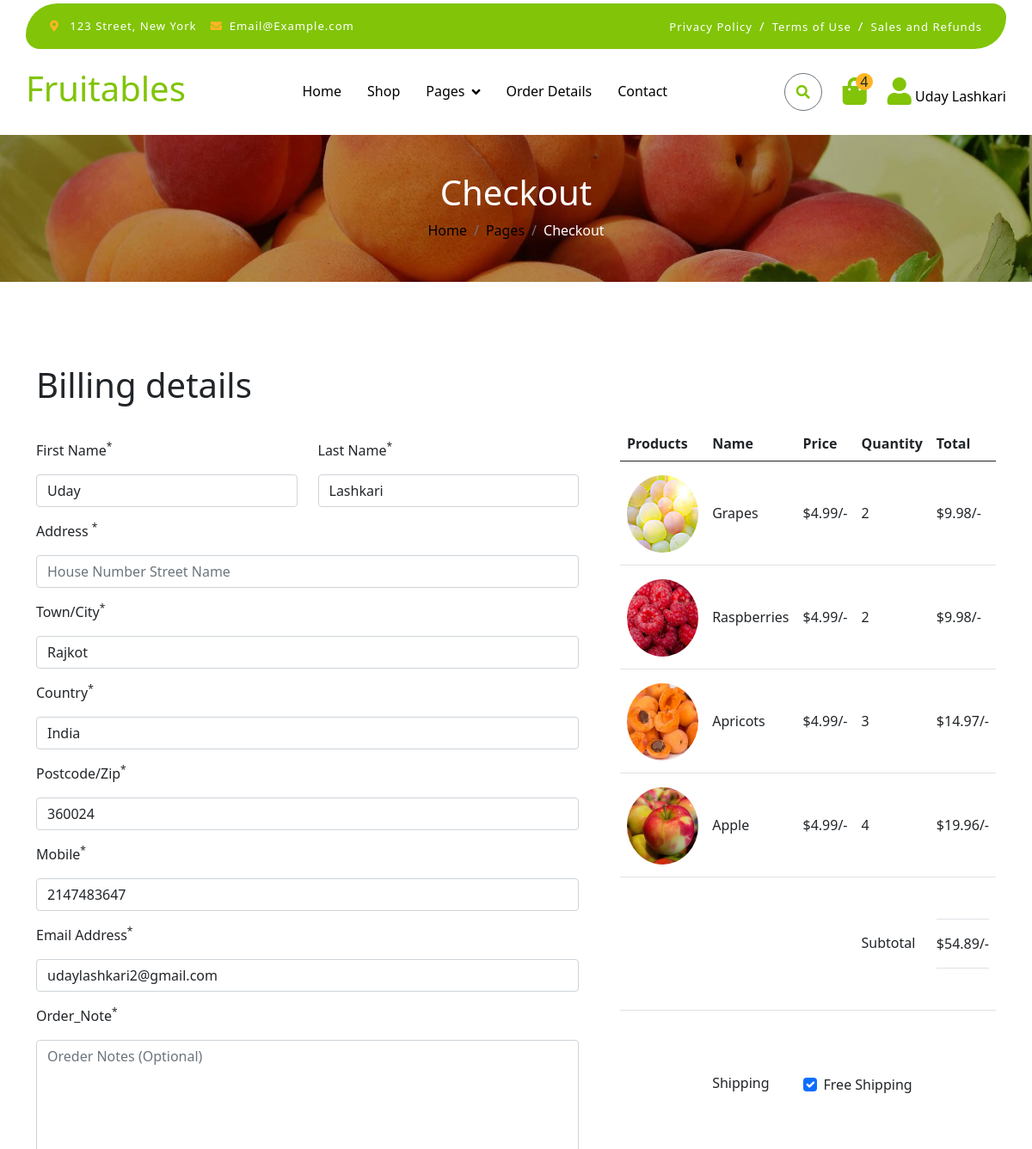
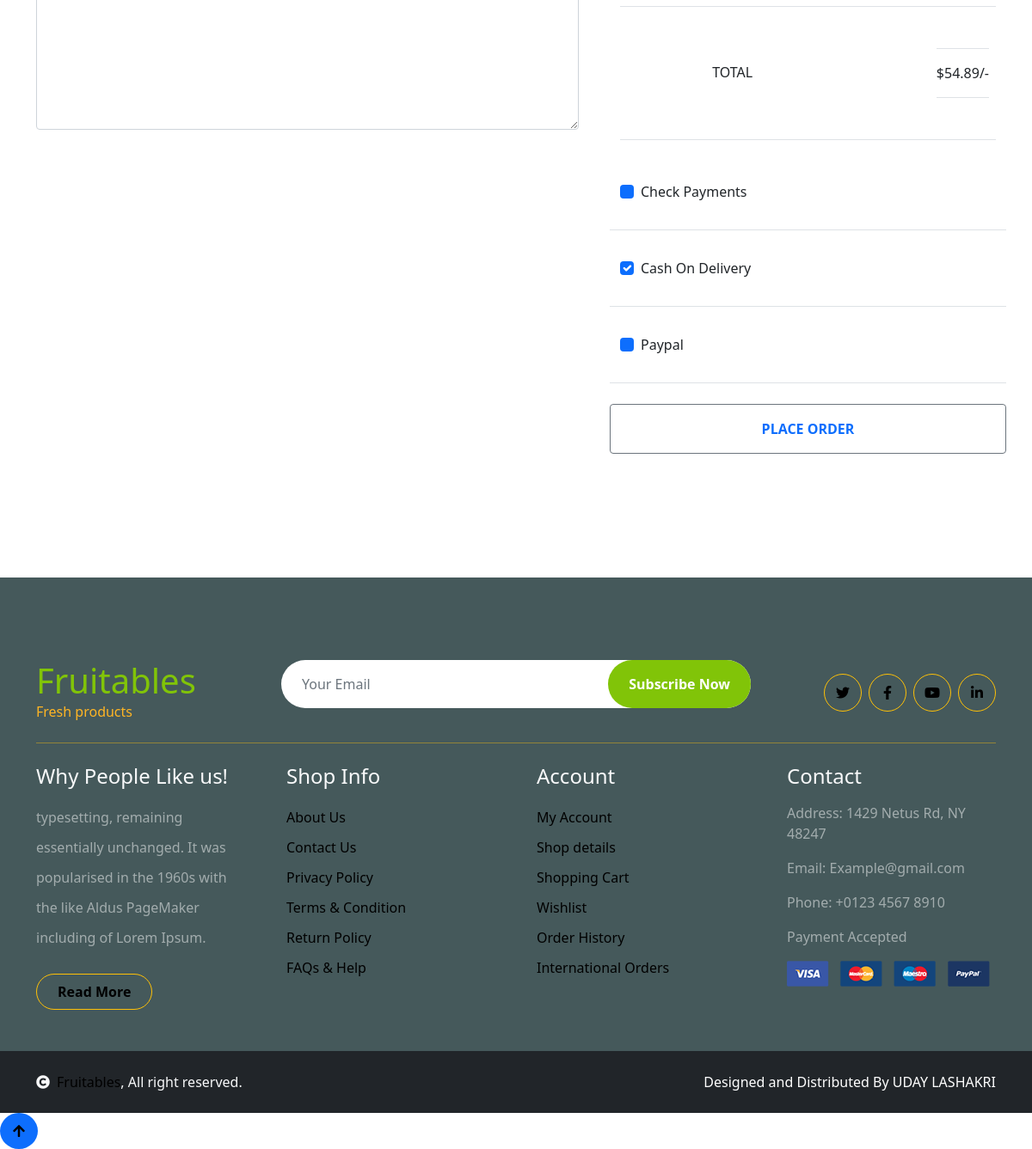
The page /chackout.php (signed in) on the database its author committed (2 pictures, top to bottom).
### tables this page shows
CREATE TABLE `user_info` (
  `id` int(11) NOT NULL,
  `name` varchar(50) NOT NULL,
  `lname` varchar(50) NOT NULL,
  `email` varchar(50) NOT NULL,
  `gen` varchar(50) NOT NULL,
  `pas` varchar(50) NOT NULL,
  `phone` int(50) NOT NULL,
  `city` varchar(50) NOT NULL,
  `pincode` varchar(50) NOT NULL,
  `country` varchar(50) NOT NULL
);

CREATE TABLE `cart` (
  `id` int(11) NOT NULL,
  `image` varchar(50) NOT NULL,
  `name` varchar(50) NOT NULL,
  `price` varchar(50) NOT NULL,
  `quantity` int(11) NOT NULL
);

### chackout.php (the view, shortened to what the rows shown need)
    <?php
    include "config.php";
    $pas = $_SESSION['pas'];
    $sql = "SELECT * FROM `user_info` WHERE `pas` = '$pas'";
    $res = mysqli_query($con, $sql);
    $row2 = mysqli_fetch_assoc($res);
    ?>
<!DOCTYPE html>
<html lang="en">
<head>
    <link rel="stylesheet" href="https://use.fontawesome.com/releases/v5.15.4/css/all.css" />
    <link href="https://cdn.jsdelivr.net/npm/bootstrap-icons@1.4.1/font/bootstrap-icons.css" rel="stylesheet">
    <link href="lib/lightbox/css/lightbox.min.css" rel="stylesheet">
    <link href="lib/owlcarousel/assets/owl.carousel.min.css" rel="stylesheet">
    <link rel="stylesheet" href="https://cdn.jsdelivr.net/npm/swiper@11/swiper-bundle.min.css" />
    <link href="https://cdn.jsdelivr.net/npm/bootstrap@5.0.2/dist/css/bootstrap.min.css" rel="stylesheet"
>
    <link rel="stylesheet" href="css/style.css">
</head>
<body>
        <div class="container-fluid fixed-top">
            <div class="container px-0">
                <nav class="navbar navbar-light bg-white navbar-expand-xl">
                    <a href="index.php" class="navbar-brand">
                        <h1 class=" display-6" style="color: #81c408;">Fruitables</h1>
                    </a>
                    <div class="collapse navbar-collapse bg-white" id="navbarCollapse">
                        <div class="d-flex m-3 me-0">
                            <button
                                class="btn-search btn border border-secondary btn-md-square rounded-circle bg-white me-4"
                                data-bs-toggle="modal" data-bs-target="#searchModal"id="se" ><i class="fas fa-search "
                                    style="color: #81c408;" ></i></button>
                            <a href="cart.php" class="position-relative me-4 my-auto">
                            <?php
                                        $sql="SELECT * FROM `cart`";
                                        $res=mysqli_query($con,$sql);
                                        $i=0;
                                        while($row=mysqli_fetch_assoc($res))
                                        {
                                            $i++;
                                        }
                                        ?>
                                <i class="fa fa-shopping-bag fa-2x" style="color:#81c408 ;"></i>
                                <span
                                    class="position-absolute rounded-circle d-flex align-items-center justify-content-center text-dark px-1"
                                    style="top: -5px; left: 15px; height: 20px; min-width: 20px; background-color: #ffb524;"><?php echo $i?></span>
                                </a>
                            <a href="user_info.php" class="my-auto">
                                <i class="fas fa-user fa-2x" style="color:#81c408;"></i>
                                <?php echo  $row2['name']. " ".$row2['lname'] ?>
                            </a>
                        </div>
                    </div>
                </nav>
            </div>
        </div>
    <div class="container-fluid page-header py-5">
        <h1 class="text-center text-white display-6">Checkout</h1>
    </div>
    <div class="container-fluid py-5">
        <div class="container py-5">
            <h1 class="mb-4">Billing details</h1>
            <form action="#" method="POST">
                <div class="row g-5">
                    <div class="col-md-12 col-lg-6 col-xl-7">
                        <div class="row">
                            <div class="col-md-12 col-lg-6">
                                <div class="form-item w-100">
                                    <label class="form-label my-3">First Name<sup>*</sup></label>
                                    <input type="text" class="form-control" name="firstname" value="<?php  echo $row2['name']?>">
                                </div>
                            </div>
                            <div class="col-md-12 col-lg-6">
                                <div class="form-item w-100">
                                    <label class="form-label my-3">Last Name<sup>*</sup></label>
                                    <input type="text" class="form-control" name="lastname" value="<?php  echo $row2['lname']?>">
                                </div>
                            </div>
                        </div>
                        <div class="form-item">
                            <label class="form-label my-3">Town/City<sup>*</sup></label>
                            <input type="text" class="form-control" name="city" value="<?php  echo $row2['city']?>">
                        </div>
                        <div class="form-item">
                            <label class="form-label my-3">Country<sup>*</sup></label>
                            <input type="text" class="form-control" name="country" value="<?php  echo $row2['country']?>">
                        </div>
                        <div class="form-item">
                            <label class="form-label my-3">Postcode/Zip<sup>*</sup></label>
                            <input type="text" class="form-control" name="postcode" value="<?php  echo $row2['pincode']?>">
                        </div>
                        <div class="form-item">
                            <label class="form-label my-3">Mobile<sup>*</sup></label>
                            <input type="tel" class="form-control" name="mobile" value="<?php  echo $row2['phone']?>">
                        </div>
                        <div class="form-item">
                            <label class="form-label my-3">Email Address<sup>*</sup></label>
                            <input type="email" class="form-control" name="email" value="<?php  echo $row2['email']?>">
                        </div>
                    </div>
                    <div class="col-md-12 col-lg-6 col-xl-5">
                        <div class="table-responsive">
                            <table class="table">
                                <thead>
                                    <tr>
                                        <th scope="col">Products</th>
                                        <th scope="col">Name</th>
                                        <th scope="col">Price</th>
                                        <th scope="col">Quantity</th>
                                        <th scope="col">Total</th>
                                    </tr>
                                </thead>
                                <tbody>
                                    <?php
                                    $sql = "SELECT * FROM `cart`";
                                    $res = mysqli_query($con, $sql);
                                    while ($row = mysqli_fetch_assoc($res)) {
                                        ?>
                                        <tr>
                                            <th scope="row">
                                                <div class="d-flex align-items-center mt-2">
                                                    <img src="img/<?php echo $row['image'] ?>"
                                                        class="img-fluid rounded-circle" style="width: 90px; height: 90px;"
                                                        alt="">
                                                </div>
                                            </th>
                                            <td class="py-5"><?php echo $row['name'] ?></td>
                                            <td class="py-5">$<?php echo $row['price'] ?>/-</td>
                                            <td class="py-5"><?php echo $row['quantity'] ?></td>
                                            <td class="py-5">$<?php $totle = $row['price'] * $row['quantity'];
                                            echo $totle; ?>/-
                                            </td>
                                        </tr>
                                        <?php
                                    }
                                    ?>
                                    <tr>
                                        <th scope="row">
                                        </th>
                                    </tr>
                                    <tr>
                                        <th scope="row">
                                        </th>
                                    </tr>
                                    <tr>
                                        <th scope="row">
                                        </th>
                                    </tr>
                                </tbody>
                            </table>
                        </div>
                    </div>
                </div>
            </form>
        </div>
    </div>
    <div class="container-fluid text-white-50 footer pt-5 mt-5 w-100" style="background-color: #45595b !important;">
        <div class="container py-5">
            <div class="pb-4 mb-4" style="border-bottom: 1px solid rgba(226, 175, 24, 0.5) ;">
                <div class="row g-4">
                    <div class="col-lg-3">
                        <a href="#">
                            <h1 class=" mb-0" style="color: #81c408;">Fruitables</h1>
                        </a>
                    </div>
                </div>
            </div>
        </div>
    </div>
</body>
</html>

### rows shown on the page
user_info: name "Uday", lname "Lashkari", firstname "Uday", lastname "Lashkari", city "Rajkot", country "India", postcode "360024", mobile "2147483647", email "udaylashkari2@gmail.com"
cart: image (picture), name "Grapes", price "4.99", quantity "2", totle "9.98"
cart: image (picture), name "Raspberries", price "4.99", quantity "2", totle "9.98"
cart: image (picture), name "Apricots", price "4.99", quantity "3", totle "14.97"
cart: image (picture), name "Apple", price "4.99", quantity "4", totle "19.96"

### other values the page prints
$i "4"
$total1 "54.89"
